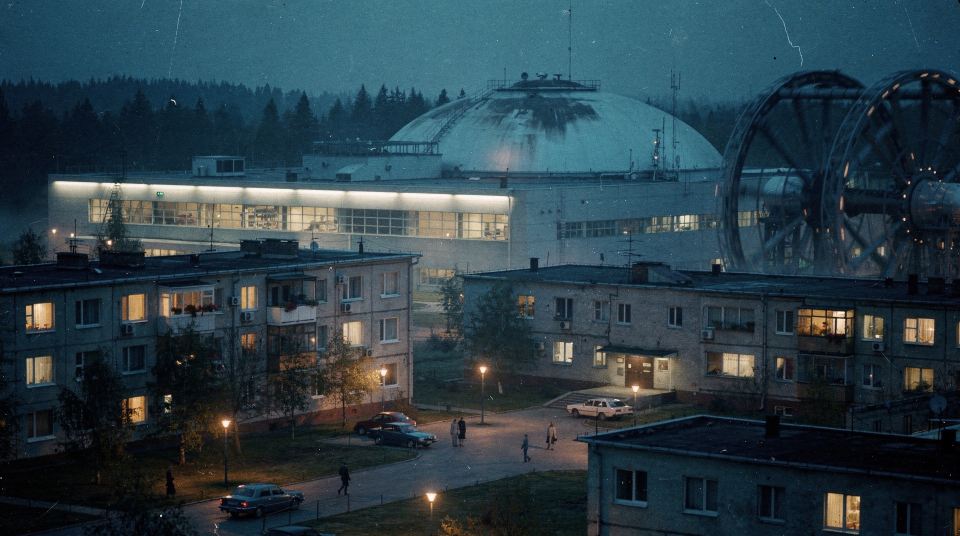
#> input picture assets/gen/prolog_s2_cin_0.jpg, 1920 x 1072 px, given in place of s1_base.png, which was not available (shown at 1/2 size)
$ python _prolog_s1_sheet.py
#> lines starting #> are read from the running program, lines starting #| are printed output that depends on the picture
# -*- coding: utf-8 -*-
"""Лист-сравнение S1: советский мок (аниматик) <-> новая проба финала flux-2.
Выход: assets/review/review_57_prolog_s1.png
"""
import os
from PIL import Image, ImageDraw, ImageFont

HERE = os.path.dirname(os.path.abspath(__file__))

ROOT = os.path.dirname(os.path.dirname(HERE))
REV = os.path.join(ROOT, "assets", "review")
MOCK = os.path.join(ROOT, "assets", "mock", "prolog", "s1_base.png")
FLUX = os.path.join(ROOT, "assets", "gen", "prolog_s1_cin_0.jpg")

FB = "/usr/share/fonts/truetype/dejavu/DejaVuSans-Bold.ttf"
FR = "/usr/share/fonts/truetype/dejavu/DejaVuSans.ttf"
f = lambda p, s: ImageFont.truetype(p, s)

W = 2020
PW = (W - 3 * 40) // 2           # panel width
PH = int(PW * 9 / 16)
TOP = 150
BOT = 108
canvas = Image.new("RGB", (W, TOP + PH + BOT), (18, 18, 22))
d = ImageDraw.Draw(canvas)

d.text((40, 34), "S1 · подворотня — советская перерисовка", font=f(FB, 54), fill=(240, 240, 245))
d.text((40, 100), "слева — мок аниматика (бесплатно, ~0 ₽)   |   справа — проба финала flux-2 (4.74 ₽)",
       font=f(FR, 26), fill=(160, 160, 172))


def panel(x0, path, label):
#> called with x0 = 40, path = 'assets/mock/prolog/s1_base.png', label = 'АНИМАТИК · мок'
    im = Image.open(path).convert("RGB").resize((PW, PH), Image.LANCZOS)
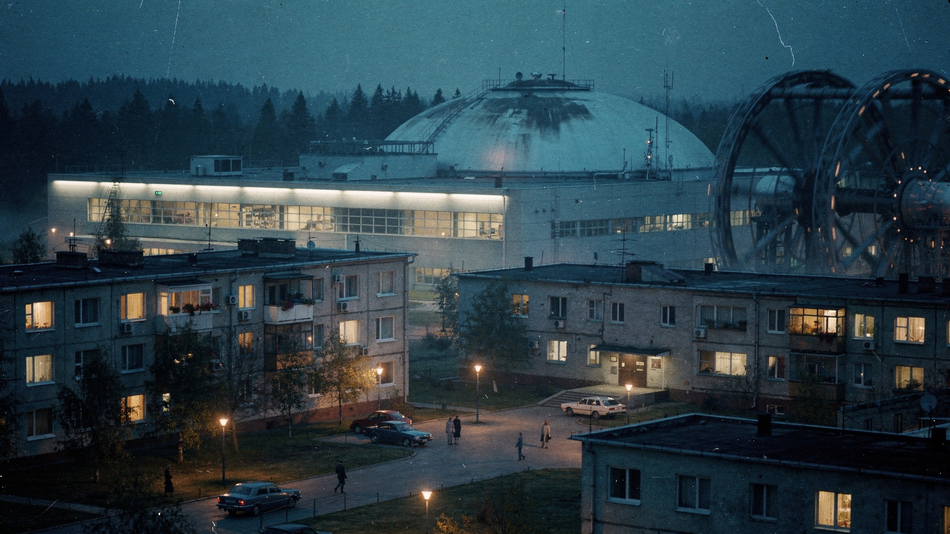
#> im: PIL image 950x534 RGB; mean R, G, B 43.8, 63, 71.9
    y0 = TOP + 20
    d.rectangle([x0 - 8, y0 - 8, x0 + PW + 8, y0 + PH + 8], outline=(70, 70, 84), width=3)
    canvas.paste(im, (x0, y0))
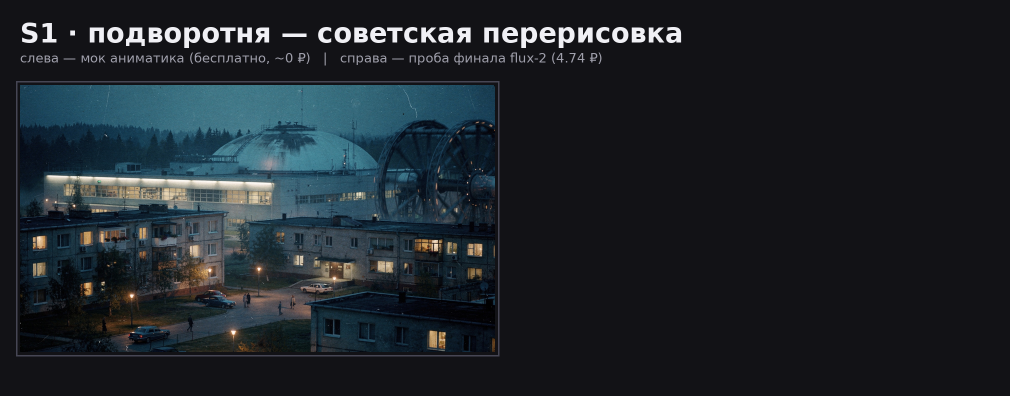
#> canvas: PIL image 2020x792 RGB (shown at 1/2 size); mean R, G, B 29.8, 35.9, 41.6
    d.text((x0, y0 + PH + 16), label, font=f(FB, 32), fill=(225, 225, 232))


panel(40, MOCK, "АНИМАТИК · мок")
panel(40 + PW + 40, FLUX, "ФИНАЛ · flux-2 (проба)")
#> call 2 of panel, with x0 = 1030, path = 'assets/gen/prolog_s1_cin_0.jpg', label = 'ФИНАЛ · flux-2 (проба)'
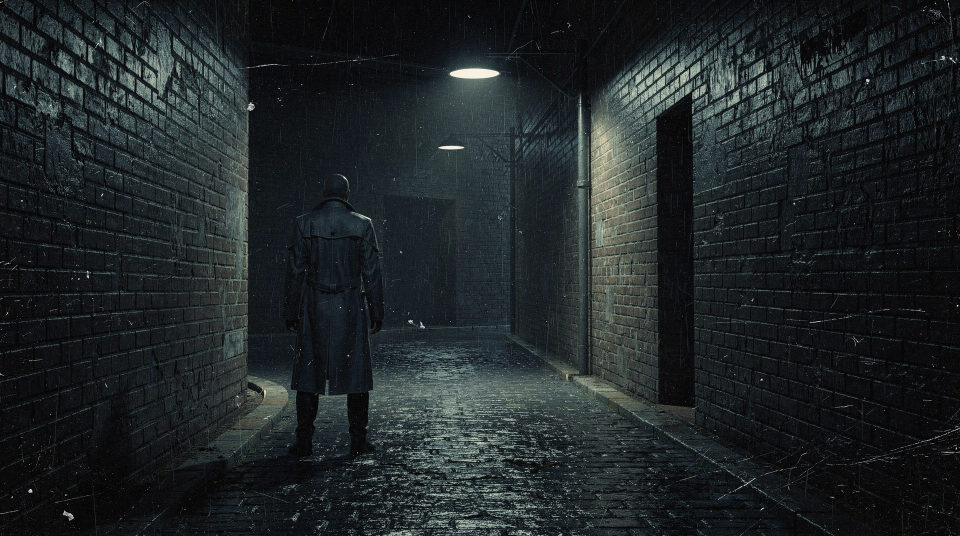
#> input picture assets/gen/prolog_s1_cin_0.jpg, 1920 x 1072 px (shown at 1/2 size)
#> in panel (call 2), `im = Image.open(path).convert("RGB").resize((PW, PH), Image.LANCZOS)`:
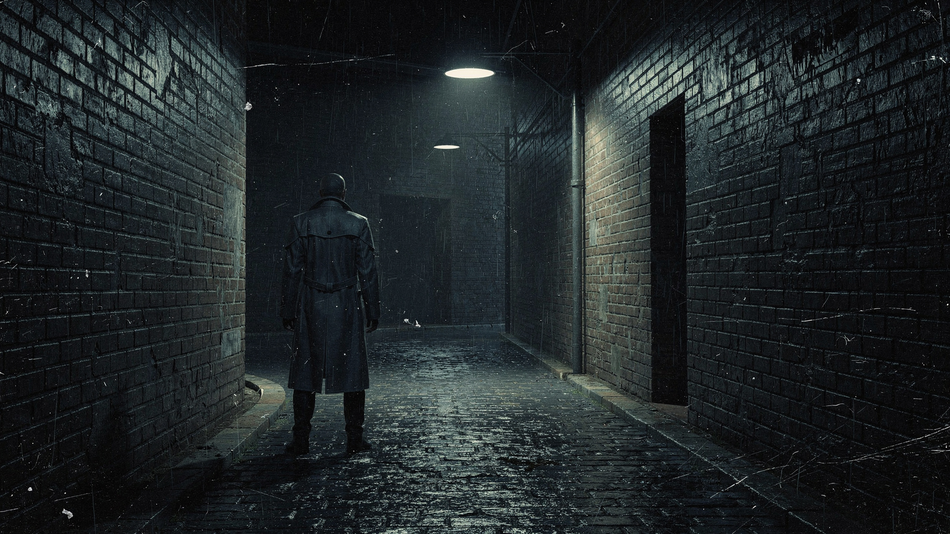
#> im: PIL image 950x534 RGB; mean R, G, B 31.8, 37.8, 39.5
#> in panel (call 2), `canvas.paste(im, (x0, y0))`:
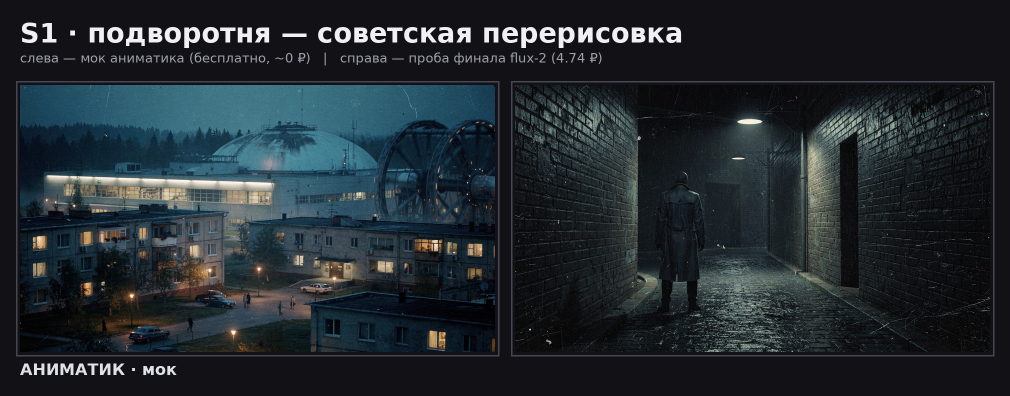
#> canvas: PIL image 2020x792 RGB (shown at 1/2 size); mean R, G, B 34.9, 42.9, 47.9

d.text((40, TOP + PH + 66),
       "Правка Ивана: «слишком западная подворотня; советская — другая, менее аккуратная» — "
       "облупленный кирпич, арка во двор, труба, лампочка на проводе, контейнеры, лужа, люк, силуэты в кепках.",
       font=f(FR, 24), fill=(150, 150, 162))

out = os.path.join(REV, "review_57_prolog_s1.png")
canvas.save(out)
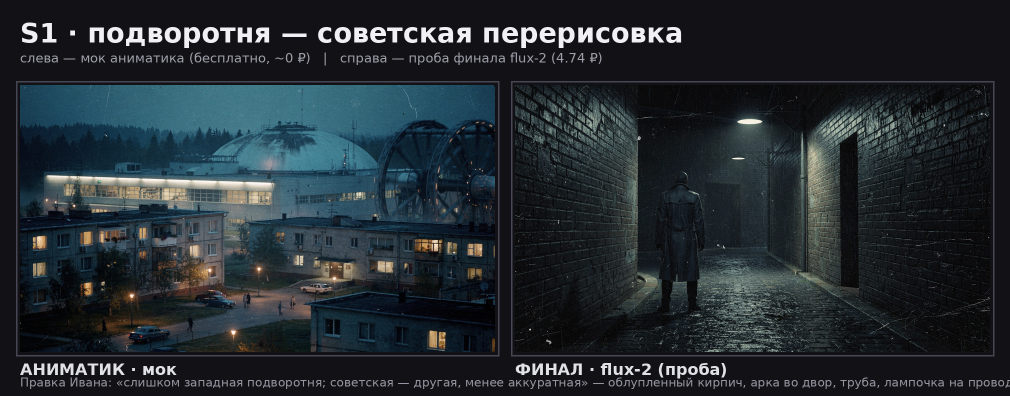
#> saved as review_57_prolog_s1.png: PIL image 2020x792 RGB (shown at 1/2 size); mean R, G, B 36.2, 44.2, 49.2
print("OK", os.path.relpath(out, HERE), canvas.size)
#| OK ../../assets/review/review_57_prolog_s1.png (2020, 792)
